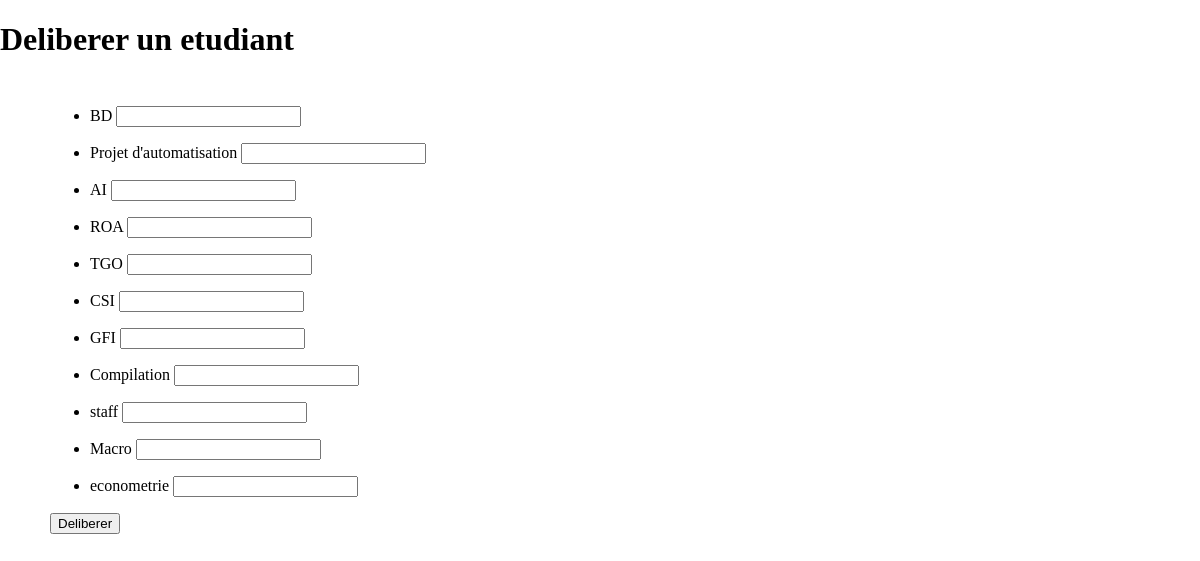
The app's page /code_table/resultat/delib.php?id_promo=1 with its own data.
### tables this page shows
CREATE TABLE IF NOT EXISTS `t_cour` (
  `id` int(11) NOT NULL AUTO_INCREMENT,
  `nom` varchar(255) NOT NULL,
  `ponderation` int(11) NOT NULL,
  `idPromo` int(11) NOT NULL,
  PRIMARY KEY (`id`),
  KEY `idPromo` (`idPromo`)
);

### code_table/resultat/delib.php (the view, shortened to what this page needs)
<!DOCTYPE html>
<html lang="en">
<head>
    <link rel="stylesheet" href="../menu.css">
    <link rel="stylesheet" href="../css/etudiant.css">
</head>
<body>
    <h1>Deliberer un etudiant</h1>
    <section class="ll">
        <form action="" method="post">
            <?php
$bd=new PDO('mysql:host=localhost;dbname=deliberation','root','');
$idPromo=$_GET['id_promo'];
$sql=$bd->query('SELECT* FROM t_cour where idPromo='.$idPromo);
$index=1;
while( $aff=$sql->fetch()){?>
            <ul>
                <li><span><?=$aff['nom']?></span> <input type="number" name="<?=$aff['id']?>" id=""></li>
            </ul>
            <?php $index++; } ?>
            <button type="submit">Deliberer</button>
        </form>
    </section>
</body>
</html>

### css/menu.css (style rules this page uses)
body { margin: 0; padding: 0; }

### css/etudiant.css (style rules this page uses)
.ll { padding-left: 50px; padding-top: 10px; }

### records on screen
t_cour: nom "BD"
t_cour: nom "Projet d'automatisation"
t_cour: nom "AI"
t_cour: nom "ROA"
t_cour: nom "TGO"
t_cour: nom "CSI"
t_cour: nom "GFI"
t_cour: nom "Compilation"
t_cour: nom "staff"
t_cour: nom "Macro"
t_cour: nom "econometrie"
